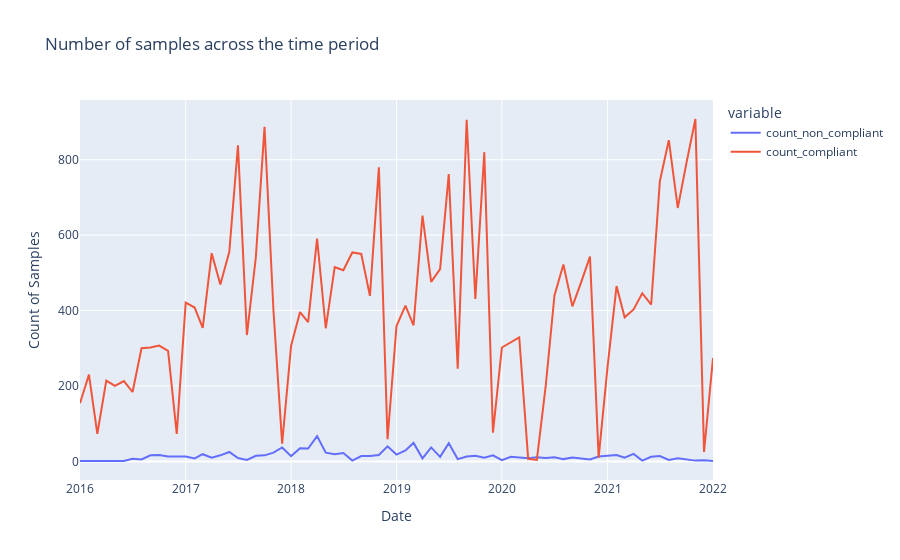

The notebook cell saved with this chart:
### Code cell
fig = px.line(n_samples_per_month,
              x='month_year',
              y=['count_non_compliant', 'count_compliant'],
              title='Number of samples across the time period')
fig.update_layout(
    yaxis_title="Count of Samples",
    xaxis_title="Date",
)

fig.show()

### Figure 1 — Plotly figure (JSON) as saved in the notebook; plotly's stock layout.template omitted (floating-point values rounded to 4 significant figures)
{"data": [{"hovertemplate": "variable=count_non_compliant<br>month_year=%{x}<br>value=%{y}<extra></extra>", "legendgroup": "count_non_compliant", "line": {"color": "#636efa", "dash": "solid"}, "marker": {"symbol": "circle"}, "mode": "lines", "name": "count_non_compliant", "orientation": "v", "showlegend": true, "type": "scatter", "x": ["2016-01", "2016-02", "2016-03", "2016-04", "2016-05", "2016-06", "2016-07", "2016-08", "2016-09", "2016-10", "2016-11", "2016-12", "2017-01", "2017-02", "2017-03", "2017-04", "2017-05", "2017-06", "2017-07", "2017-08", "2017-09", "2017-10", "2017-11", "2017-12", "2018-01", "2018-02", "2018-03", "2018-04", "2018-05", "2018-06", "2018-07", "2018-08", "2018-09", "2018-10", "2018-11", "2018-12", "2019-01", "2019-02", "2019-03", "2019-04", "2019-05", "2019-06", "2019-07", "2019-08", "2019-09", "2019-10", "2019-11", "2019-12", "2020-01", "2020-02", "2020-03", "2020-04", "2020-05", "2020-06", "2020-07", "2020-08", "2020-09", "2020-10", "2020-11", "2020-12", "2021-01", "2021-02", "2021-03", "2021-04", "2021-05", "2021-06", "2021-07", "2021-08", "2021-09", "2021-10", "2021-11", "2021-12", "2022-01"], "xaxis": "x", "y": [1, 1, 1, 1, 3, 1, 7, 5, 16, 17, 13, 13, 13, 8, 19, 10, 16, 25, 9, 4, 15, 16, 23, 37, 14, 35, 34, 67, 23, 19, 22, 2, 14, 14, 17, 40, 18, 29, 49, 8, 37, 12, 48, 6, 13, 15, 10, 16, 3, 12, 10, 8, 11, 9, 11, 6, 10, 8, 5, 13, 14, 17, 10, 20, 2, 12, 14, 4, 8, 6, 2, 3, 1], "yaxis": "y"}, {"hovertemplate": "variable=count_compliant<br>month_year=%{x}<br>value=%{y}<extra></extra>", "legendgroup": "count_compliant", "line": {"color": "#EF553B", "dash": "solid"}, "marker": {"symbol": "circle"}, "mode": "lines", "name": "count_compliant", "orientation": "v", "showlegend": true, "type": "scatter", "x": ["2016-01", "2016-02", "2016-03", "2016-04", "2016-05", "2016-06", "2016-07", "2016-08", "2016-09", "2016-10", "2016-11", "2016-12", "2017-01", "2017-02", "2017-03", "2017-04", "2017-05", "2017-06", "2017-07", "2017-08", "2017-09", "2017-10", "2017-11", "2017-12", "2018-01", "2018-02", "2018-03", "2018-04", "2018-05", "2018-06", "2018-07", "2018-08", "2018-09", "2018-10", "2018-11", "2018-12", "2019-01", "2019-02", "2019-03", "2019-04", "2019-05", "2019-06", "2019-07", "2019-08", "2019-09", "2019-10", "2019-11", "2019-12", "2020-01", "2020-02", "2020-03", "2020-04", "2020-05", "2020-06", "2020-07", "2020-08", "2020-09", "2020-10", "2020-11", "2020-12", "2021-01", "2021-02", "2021-03", "2021-04", "2021-05", "2021-06", "2021-07", "2021-08", "2021-09", "2021-10", "2021-11", "2021-12", "2022-01"], "xaxis": "x", "y": [154, 230, 73, 214, 200, 213, 184, 300, 302, 307, 293, 73, 421, 408, 354, 552, 469, 556, 838, 335, 542, 887, 399, 47, 307, 396, 369, 591, 353, 515, 507, 554, 550, 439, 780, 59, 359, 413, 361, 652, 476, 510, 762, 246, 906, 431, 820, 76, 302, 317, 329, 7, 4, 202, 440, 522, 411, 474, 543, 10, 252, 465, 382, 403, 446, 416, 743, 852, 672, 791, 908, 25, 274], "yaxis": "y"}], "layout": {"legend": {"title": {"text": "variable"}, "tracegroupgap": 0}, "title": {"text": "Number of samples across the time period"}, "xaxis": {"anchor": "y", "domain": [0, 1], "title": {"text": "Date"}}, "yaxis": {"anchor": "x", "domain": [0, 1], "title": {"text": "Count of Samples"}}}}
